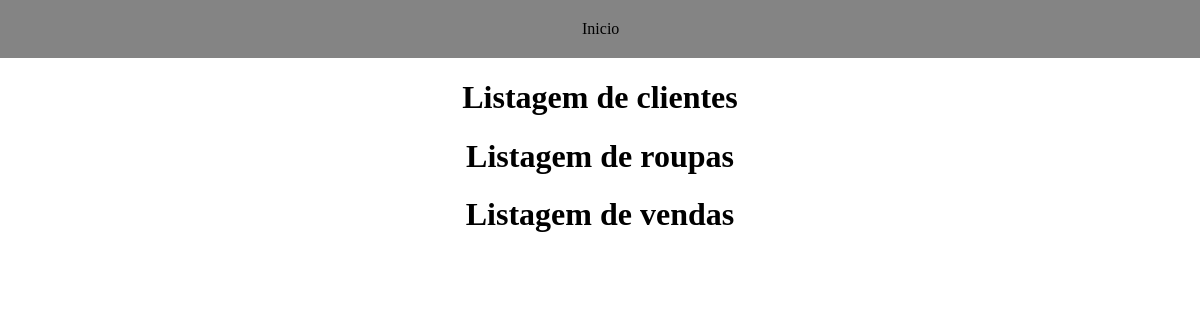
Page /listagem/ on the earlier database version.
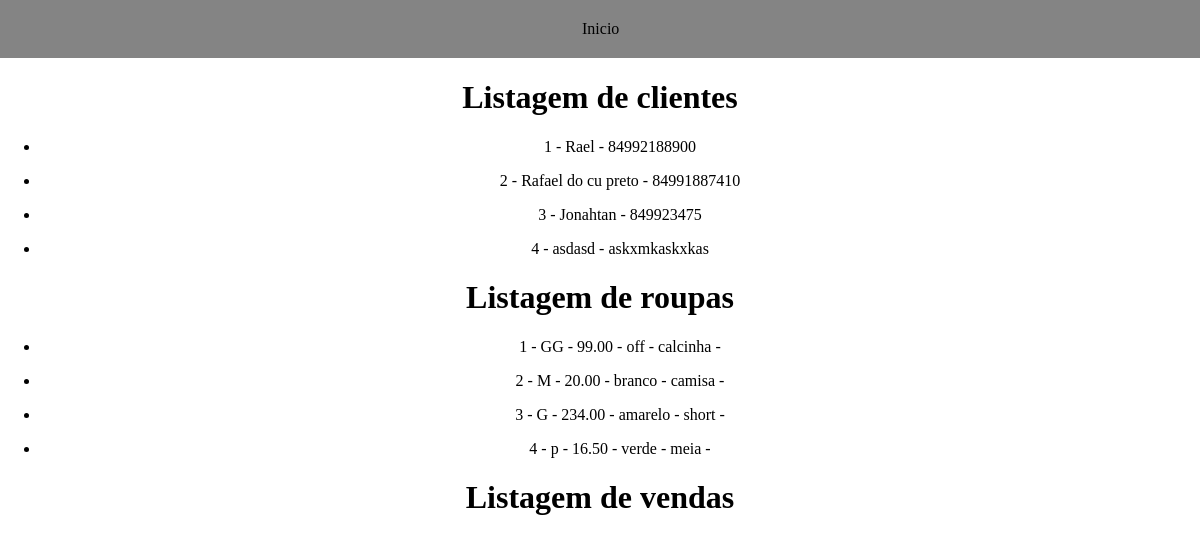
Same page on the later database version.
### projetoapp/models.py (models this page shows, shortened)
class Cliente(models.Model):
    idcliente = models.AutoField(primary_key=True)
    Nome = models.CharField(max_length = 50)
    LinkTel = models.CharField(max_length = 30)

class Roupa(models.Model):
    idroupa = models.AutoField(primary_key = True)
    Tamanho = models.CharField(max_length=4)
    Preco = models.DecimalField(max_digits =10, decimal_places=2, null=True, validators=[MinValueValidator(0)])
    Categoria = models.CharField(max_length = 20, null = True)
    Cor = models.CharField(max_length = 15, null=True)
    FotoRoupa = models.ImageField(upload_to='fotosroupas/',blank=True, null=True)

### projetoapp/views.py (the view)
# urls.py: path('listagem/', views.listartudo, name='listartudo'),
def listartudo(request):
    clientes = Cliente.objects.all()
    roupas = Roupa.objects.all()
    vendas = Venda.objects.all()
    return render(request, 'brecho/listagem.html', {'clientes': clientes, 'roupas': roupas, 'vendas': vendas})

### projetoapp/templates/brecho/listagem.html (shortened to what this page needs)
{% load static %}
<!DOCTYPE html>
<html lang="en">
<head>
    <link rel="stylesheet" href="{% static 'css/index.css' %}">
</head>
<body>
    <header>
        <nav class="inicio">
            <a href="{% url 'home' %}">Inicio</a>
        </nav>
    </header>
    <div class="listagem">
    <h1>Listagem de clientes</h1>
        <ul>
            {% for cliente in clientes %}
            <li>
                <p>{{ cliente.idcliente }} - {{ cliente.Nome }} - {{ cliente.LinkTel }}</p>
            </li>
            {% endfor %}
        </ul>
    <h1>Listagem de roupas</h1>
        <ul>
            {% for roupa in roupas %}
            <li>
                <p>{{ roupa.idroupa }} - {{ roupa.Tamanho }} -
                    {{ roupa.Preco }} - {{ roupa.Cor }} -
                    {{ roupa.Categoria }} - {{ roupa.FotoRoupa}}</p>
            </li>
            {% endfor %}
        </ul>
        <h1>Listagem de vendas</h1>
    </div>
</body>
</html>

Differences in the rows shown:
added Cliente: idcliente "1", Nome "Rael", LinkTel "84992188900"
added Cliente: idcliente "2", Nome "Rafael do cu preto", LinkTel "84991887410"
added Cliente: idcliente "3", Nome "Jonahtan", LinkTel "849923475"
added Cliente: idcliente "4", Nome "asdasd", LinkTel "askxmkaskxkas"
added Roupa: idroupa "1", Tamanho "GG", Preco "99.00", Cor "off", Categoria "calcinha"
added Roupa: idroupa "2", Tamanho "M", Preco "20.00", Cor "branco", Categoria "camisa"
added Roupa: idroupa "3", Tamanho "G", Preco "234.00", Cor "amarelo", Categoria "short"
added Roupa: idroupa "4", Tamanho "p", Preco "16.50", Cor "verde", Categoria "meia"
